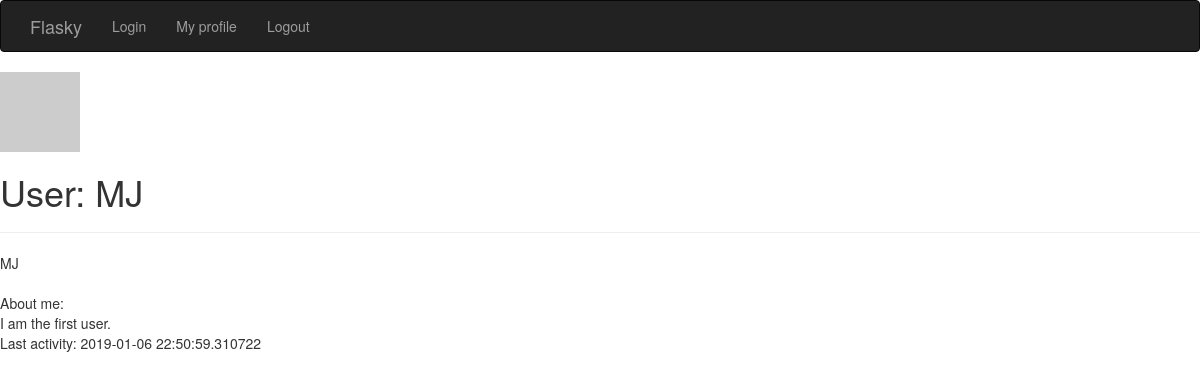
/user/MJ (signed in), run on an earlier commit of the app's database.
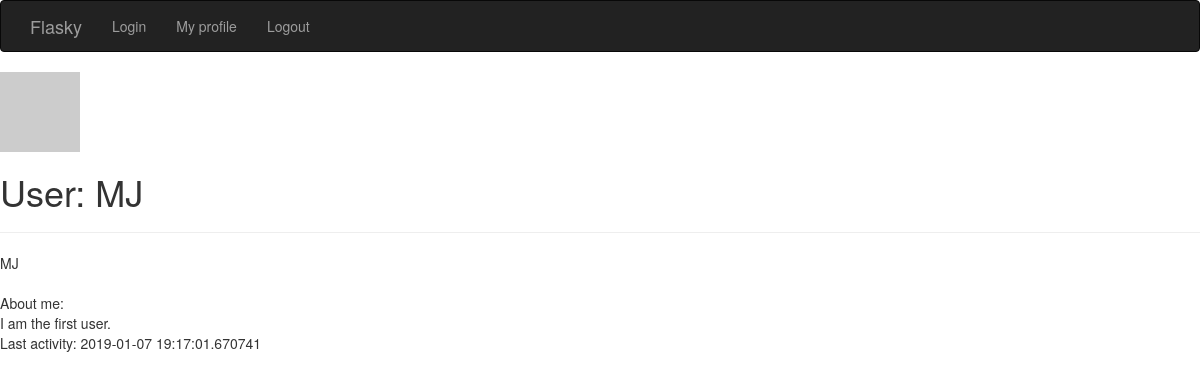
And on a later commit of the database.
### app/models.py (models this page shows, shortened)
class Artist(UserMixin, db.Model):
    id = db.Column(db.Integer, primary_key=True)
    username = db.Column(db.String(64), index=True, unique=True)
    email = db.Column(db.String(120), index=True, unique=True)
    password_hash = db.Column(db.String(128))
    aboutMe=db.Column(db.String(300))
    last_seen = db.Column(db.DateTime, default=datetime.utcnow)
    user_id = db.Column(db.Integer, db.ForeignKey('group.id'))
    def avatar(self, size):
        digest = md5(self.email.lower().encode('utf-8')).hexdigest()
        return 'https://www.gravatar.com/avatar/{}?d=identicon&s={}'.format(
            digest, size)

### app/__init__.py (the view)
    @app.route('/user/<username>')
    @login_required
    def user(username):
        user = Artist.query.filter_by(username=username).first_or_404()
        posts = [
            {'author': user, 'body': 'Test post #1'},
            {'author': user, 'body': 'Test post #2'}
        ]
        return render_template('user.html', user=user)

### app/models.py (called while the page is built)
@login.user_loader
def load_user(id):
    return Artist.query.get(int(id))

### app/templates/user.html
{% extends "base.html" %}
{% block content %}
    <table>
        <tr valign="top">
            <td><img src="{{ user.avatar(128) }}"></td>
        </tr>
    </table>
    <h1>User: {{ user.username }}</h1>
    <hr>
    <p>
    {{ current_user.username }} </b><br>
        <br>
        About me: <br>
        {{ current_user.aboutMe}}
        <br>
        Last activity: {{ current_user.last_seen }}
    </p>
{% endblock %}

### app/templates/base.html (shortened to what this page needs)
{% extends "bootstrap/base.html" %}
{% block navbar %}
<div class="navbar navbar-inverse" role="navigation">
    <div class="container">
        <div class="navbar-header">
        <a class="navbar-brand" href="/">Flasky</a>
    </div>
        <div class="navbar-collapse collapse">
            <ul class="nav navbar-nav">
            <li><a href="/login">Login</a></li><li><a href="/user/<username>">My profile</a></li><li><a href="logout">Logout</a></li>
            </ul>
        </div>
    </div>
</div>
{% endblock %}

What changed in the data, as far as the page shows it:
changed Artist "MJ": last_seen "2019-01-06 22:50:59.310722" → "2019-01-07 19:17:01.670741"
